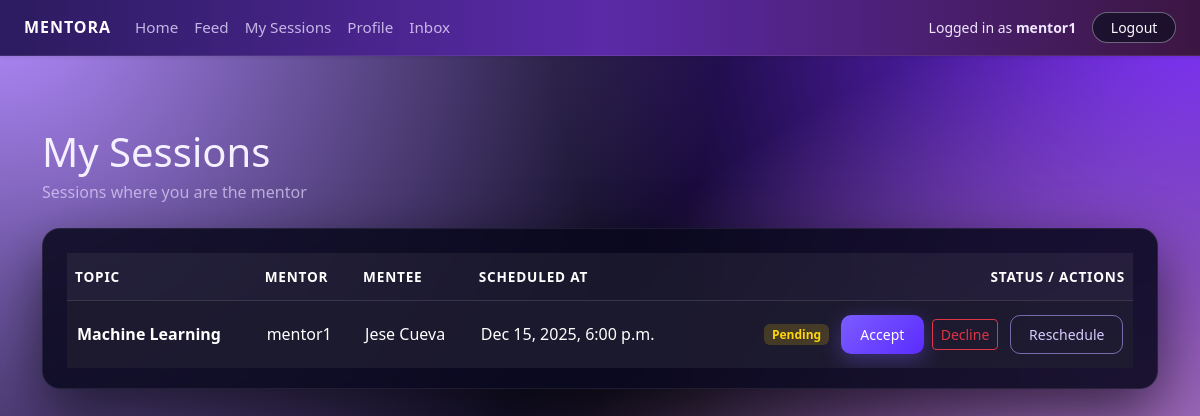
Screenshot of /my-sessions/ (signed in) with the database file from the repository.
### core/models.py (models this page shows, shortened)
class Session(models.Model):
    STATUS_CHOICES = [
        ("PENDING", "Pending"),
        ("CONFIRMED", "Confirmed"),
        ("COMPLETED", "Completed"),
        ("CANCELLED", "Cancelled"),
    ]
    mentor = models.ForeignKey(
        Profile,
        on_delete=models.CASCADE,
        related_name="sessions_as_mentor",
    )
    mentee = models.ForeignKey(
        Profile,
        on_delete=models.CASCADE,
        related_name="sessions_as_mentee",
    )
    topic = models.CharField(max_length=200)
    scheduled_at = models.DateTimeField()
    status = models.CharField(max_length=10, choices=STATUS_CHOICES, default="PENDING")
    created_at = models.DateTimeField(auto_now_add=True)

class Profile(models.Model):
    ROLE_CHOICES = [
        ("MENTOR", "Mentor"),
        ("MENTEE", "Mentee"),
    ]
    user = models.OneToOneField(
        settings.AUTH_USER_MODEL,
        on_delete=models.CASCADE,
        related_name="profile",
    )
    first_name = models.CharField(max_length=30, blank=True)
    last_name = models.CharField(max_length=30, blank=True)
    role = models.CharField(max_length=10, choices=ROLE_CHOICES)
    public_id = models.CharField(
        max_length=10,
        unique=True,
        editable=False,
        blank=True,
        null=True,
    )
    bio = models.TextField(blank=True)
    skills = models.CharField(
        max_length=255,
        blank=True,
        help_text="Comma-separated skills, e.g. Python, Data Science, Resume Review",
    )
    hourly_rate = models.DecimalField(
        max_digits=6,
        decimal_places=2,
        null=True,
        blank=True,
        help_text="Only for mentors",
    )
    calendly_url = models.URLField(
        blank=True,
        null=True,
        help_text="Mentor's Calendly scheduling link (e.g. https://calendly.com/yourname/30min)",
    )
    photo = models.ImageField(
        upload_to="profiles/",
        blank=True,
        null=True,
    )
    has_seen_welcome = models.BooleanField(default=False)
    def display_name(self):
        name = f"{self.first_name} {self.last_name}".strip()
        return name if name else self.user.username

### core/views.py (the view, shortened to what this page needs)
# urls.py: path("my-sessions/", views.my_sessions, name="my_sessions"),
@login_required
def my_sessions(request):
    profile = request.user.profile
    if profile.role == "MENTOR":
        sessions = (
            Session.objects
            .filter(mentor=profile)
            .exclude(status="CANCELLED")
            .order_by("scheduled_at")
        )
        role_label = "Sessions where you are the mentor"
    context = {
        "sessions": sessions,
        "role_label": role_label,
    }
    return render(request, "core/my_sessions.html", context)

### templates/core/my_sessions.html (shortened to what this page needs)
{% extends "base.html" %}
{% block content %}
<div class="container py-5">
<div class="d-flex justify-content-between align-items-start flex-wrap gap-2 mb-4">
    <div>
        <h1 class="mentora-page-title mb-1">My Sessions</h1>
        <p class="text-muted mb-0">{{ role_label }}</p>
    </div>
</div>
    <div class="mentora-panel">
        {% if sessions %}
            <div class="table-responsive">
                <table class="table table-borderless align-middle mentora-table mb-0">
                    <thead>
                        <tr>
                            <th>Topic</th>
                            <th>Mentor</th>
                            <th>Mentee</th>
                            <th>Scheduled At</th>
                            <th class="text-end">Status / Actions</th>
                        </tr>
                    </thead>
                    <tbody>
                        {% for s in sessions %}
                            <tr>
                                <td><strong>{{ s.topic }}</strong></td>
                                <td>{{ s.mentor.display_name }}</td>
                                <td>{{ s.mentee.display_name }}</td>
                                <td>
                                    {% if s.scheduled_at %}
                                        {{ s.scheduled_at|date:"M d, Y, g:i a" }}
                                    {% else %}
                                        <span class="text-muted">Scheduled session</span>
                                    {% endif %}
                                </td>
                                <td class="text-end">
                                    {% if s.status == "CONFIRMED" %}
                                        <span class="badge bg-success-subtle">Confirmed</span>
                                    {% elif s.status == "CANCELLED" %}
                                        <span class="badge bg-danger-subtle">Cancelled</span>
                                    {% elif s.status == "COMPLETED" %}
                                        <span class="badge bg-secondary-subtle">Completed</span>
                                    {% else %}
                                        <span class="badge bg-warning-subtle">Pending</span>
                                    {% endif %}
                                    {% if user.profile.role == "MENTOR" and s.status == "PENDING" %}
                                        <form method="post"
                                              action="{% url 'update_session_status' s.id 'CONFIRMED' %}"
                                              style="display:inline;">
                                            <button type="submit" class="btn btn-mentora-primary btn-sm ms-2">
                                                Accept
                                            </button>
                                        </form>
                                        <form method="post"
                                              action="{% url 'update_session_status' s.id 'CANCELLED' %}"
                                              style="display:inline;">
                                            <button type="submit"
                                                    class="btn btn-sm btn-outline-danger ms-1">
                                                Decline
                                            </button>
                                        </form>
                                        <a href="#" class="btn btn-mentora-outline btn-sm ms-2">
                                            Reschedule
                                        </a>
                                    {% endif %}
                                </td>
                            </tr>
                        {% endfor %}
                    </tbody>
                </table>
            </div>
        {% else %}
            <p class="text-muted mb-0">
                You have no sessions yet.
            </p>
        {% endif %}
    </div>
</div>
{% endblock %}

### templates/base.html (shortened to what this page needs)
{% load static %}
<link href="https://cdn.jsdelivr.net/npm/bootstrap@5.3.3/dist/css/bootstrap.min.css" rel="stylesheet">
<link rel="stylesheet" href="{% static 'core/styles.css' %}">
<!DOCTYPE html>
<html lang="en">
<head>
    <link
      href="https://cdn.jsdelivr.net/npm/bootstrap@5.3.3/dist/css/bootstrap.min.css"
      rel="stylesheet">
    <link rel="stylesheet" href="{% static 'core/styles.css' %}">
</head>
<body class="mentora-body">
<header>
  <nav class="navbar navbar-expand-lg mentora-nav shadow-sm">
    <div class="container-fluid px-4">
     {% if user.is_authenticated %}
        <a class="navbar-brand mentora-brand" href="{% url 'dashboard' %}">
          Mentora
        </a>
      {% else %}
        <a class="navbar-brand mentora-brand" href="{% url 'home' %}">
          Mentora
        </a>
      {% endif %}
      <div class="collapse navbar-collapse" id="mainNavbar">
        {% if user.is_authenticated %}
          <ul class="navbar-nav me-auto mb-2 mb-lg-0">
            <li class="nav-item">
              <a href="{% url 'dashboard' %}" class="nav-link">Home</a>
            </li>
            <li class="nav-item">
              <a href="{% url 'feed' %}" class="nav-link">Feed</a>
            </li>
            <li class="nav-item">
              <a href="{% url 'my_sessions' %}" class="nav-link">My Sessions</a>
            </li>
            <li class="nav-item">
              <a href="{% url 'profile' %}" class="nav-link">Profile</a>
            </li>
            <li class="nav-item">
              <a href="{% url 'inbox' %}" class="nav-link">Inbox</a>
            </li>
          </ul>
          <div class="d-flex align-items-center ms-auto gap-3">
            <span class="mentora-user-label small">
              Logged in as <strong>{{ user.username }}</strong>
            </span>
            <a href="{% url 'logout_custom' %}" class="btn btn-sm mentora-btn-ghost">
              Logout
            </a>
          </div>
        {% endif %}
      </div>
    </div>
  </nav>
</header>
<main class="mentora-main py-4">
  {% block content %}{% endblock %}
</main>
</body>
</html>

### static/core/styles.css (style rules this page uses)
.mentora-body { min-height: 100vh; margin: 0; background: radial-gradient(circle at top left, #b38cff 0, transparent 50%), radial-gradient(circle at bottom right, #ffb6ff 0, transparent 55%), radial-gradient(circle at top right, #7b2cff 0, transparent 45%), #050415; color: #f5f0ff; font-family: system-ui, -apple-system, BlinkMacSystemFont, "SF Pro Text", "Segoe UI", sans-serif; }
.mentora-main { color: #f5f0ff; }
.mentora-nav { background: linear-gradient(90deg, #2b1b5f, #5b2aa8, #3c1642); border-bottom: 1px solid rgba(255, 255, 255, 0.08); }
.mentora-brand { font-weight: 700; letter-spacing: 0.06em; text-transform: uppercase; font-size: 1rem; color: #fdfbff !important; }
.mentora-nav .nav-link { color: #e7dbff !important; font-size: 0.95rem; opacity: 0.8; transition: opacity 0.2s ease, transform 0.15s ease; }
.mentora-user-label { color: #f0e7ff; }
.mentora-btn-ghost { border-radius: 999px; border: 1px solid rgba(255, 255, 255, 0.35); background: rgba(15, 15, 35, 0.7); color: #fdfbff !important; padding-inline: 1.1rem; transition: background 0.15s ease, transform 0.15s ease, border-color 0.15s ease; }
.text-muted { color: rgba(228, 215, 255, 0.7) !important; }
a { color: #c77dff; text-decoration: none; }
.mentora-panel { background: rgba(10, 8, 30, 0.88); border-radius: 18px; padding: 24px 24px 20px; box-shadow: 0 24px 60px rgba(0, 0, 0, 0.6); backdrop-filter: blur(22px); border: 1px solid rgba(255, 255, 255, 0.08); margin-bottom: 2rem; }
.mentora-table thead th { font-weight: 600; color: #ffffff; font-size: 0.85rem; text-transform: uppercase; letter-spacing: 0.06em; background: rgba(255, 255, 255, 0.06); border-bottom: 1px solid rgba(255, 255, 255, 0.12); padding-top: 14px; padding-bottom: 14px; }
.mentora-table tbody td { color: #ffffff !important; font-weight: 500; font-size: 1rem; padding: 14px 10px; border-top: 1px solid rgba(255, 255, 255, 0.08); background: rgba(255, 255, 255, 0.04); }
.badge.bg-warning-subtle { background-color: rgba(255, 204, 0, 0.18) !important; color: #ffd60a !important; }
.table tbody td { color: #ffffff !important; }
.table tbody tr { background: rgba(20, 18, 38, 0.85); }
.table thead th { color: #ffffff; }
.btn-mentora-primary { background: linear-gradient(135deg, #7b5cff, #5b2cff); border: none; color: #fff; font-weight: 500; padding: 0.55rem 1.2rem; border-radius: 10px; box-shadow: 0 6px 20px rgba(123, 92, 255, 0.35); transition: all 0.25s ease; }
.btn-mentora-outline { background: transparent; border: 1px solid rgba(180, 160, 255, 0.6); color: #d8ccff; border-radius: 10px; padding: 0.5rem 1.1rem; transition: all 0.25s ease; }
:root { --bs-success: #7b2cff; --bs-success-rgb: 123, 44, 255; }

### rows the page displays
Session: topic "Machine Learning", mentor.display_name "mentor1", mentee.display_name "Jese Cueva", scheduled_at "Dec 15, 2025, 6:00 p.m.", status "Pending"

### other values shown
{{ user.username }} "mentor1"
{{ role_label }} "Sessions where you are the mentor"
